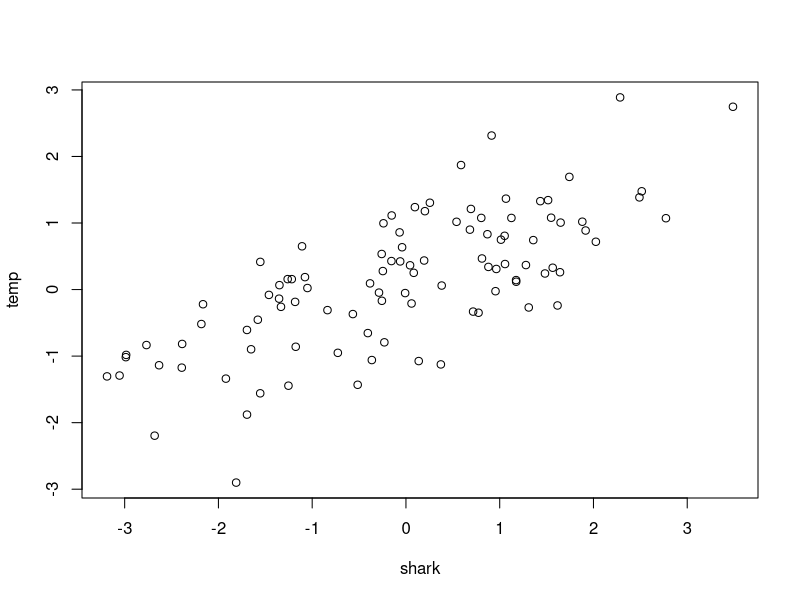
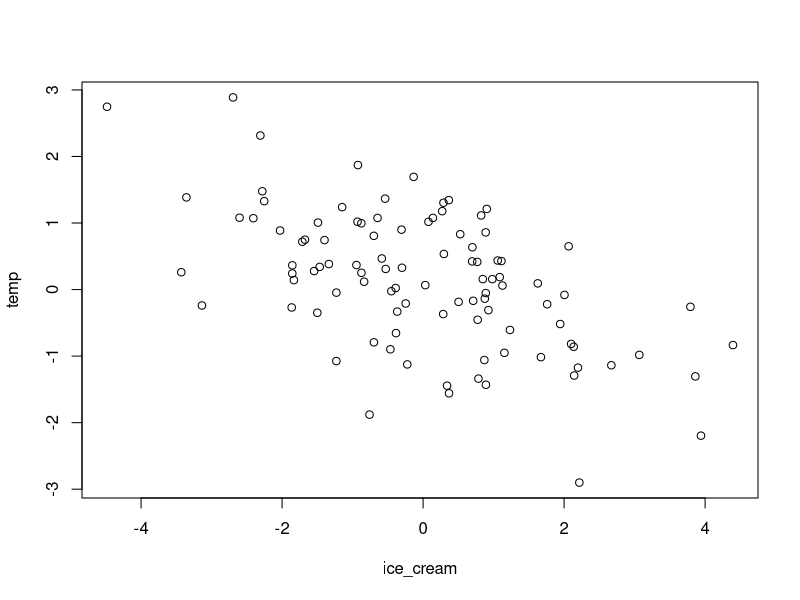
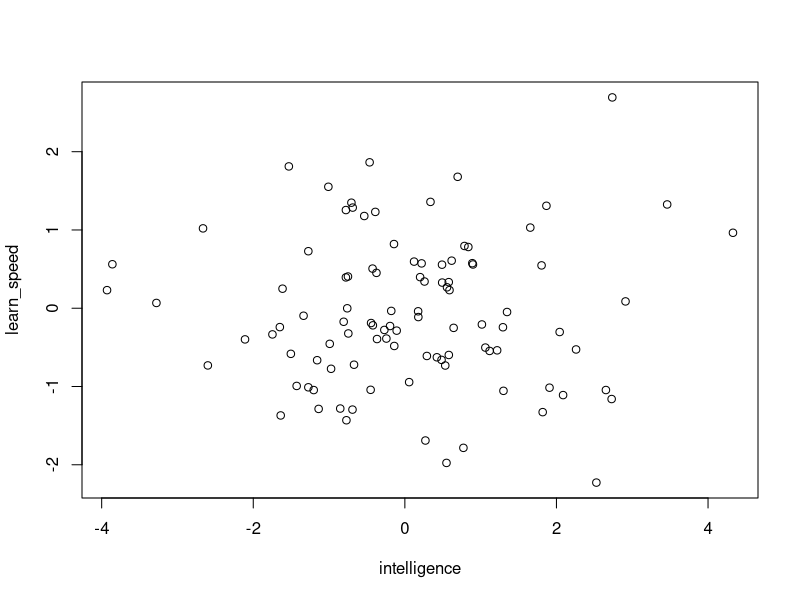
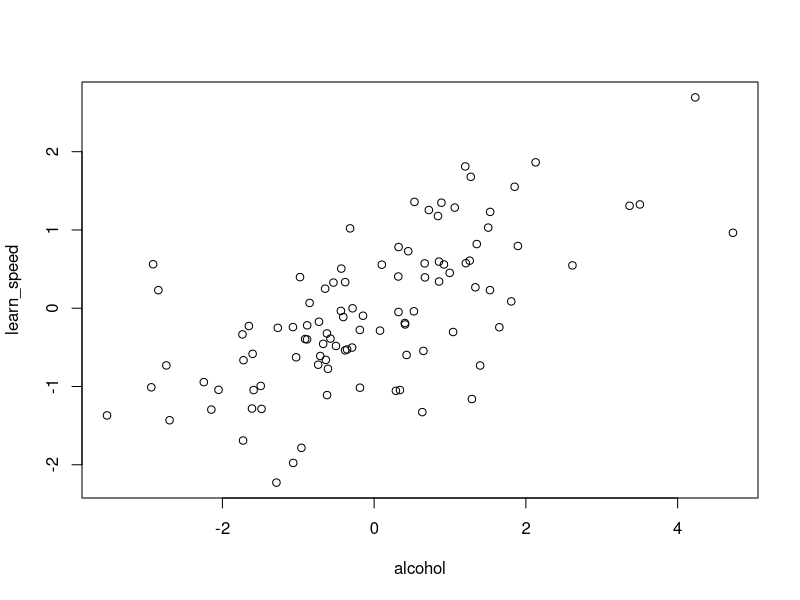

Source code (R) for these figures, in order:
## ---- chunk 1
library(dplyr)  # basic package for changing data structures.

library(ggplot2)  # important package for plotting.
## ---- chunk 2
# Taken from McElreath (YYYY)
    # 5M1: Spurious correlation:
        set.seed(2022)
        n <- 100
        temp <- rnorm(n)
        shark <- rnorm(n, temp)  # deviations around the temperature means.
        ice_cream <- rnorm(n, -shark)
        
        plot(shark, temp)
        plot(ice_cream, temp)
            

            
    # 5M2: Masked relationship:
        n <- 100
        learn_speed <- rnorm(n)
        # TODO: Make one relationship non-linear?
        alcohol <- rnorm(n, learn_speed)  # assuming that more intelligent people drink more
        intelligence <- rnorm(n, alcohol - learn_speed)
        
        plot(intelligence, learn_speed)
        plot(alcohol, learn_speed)
            

## ---- chunk 3
            lm(ice_cream ~ temp)
            lm(ice_cream ~ shark)
            lm(ice_cream ~ temp + shark)
            
            lm(learn_speed ~ alcohol)
            lm(learn_speed ~ intelligence)
            lm(learn_speed ~ alcohol + intelligence)
